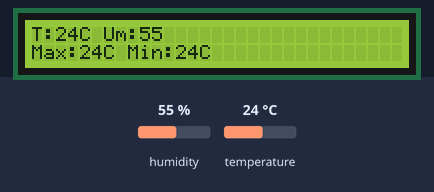
This sketch was run on a simulated Arduino Uno, built with avr-gcc and run on an emulated ATmega328P. Shown: 31×2 character LCD. The test bench sets the inputs (shaded band); at power-on: temperature 24 °C, humidity 55 %. What the sketch prints to the serial monitor is not drawn.

Above: at 1.3 s.
1.4 s: temperature set to 12 °C
At 11.3 s:
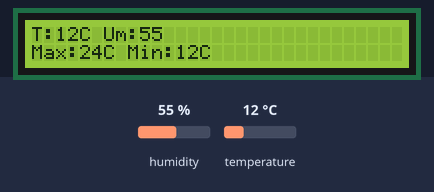
11.7 s: humidity set to 22 %
At 20.9 s:
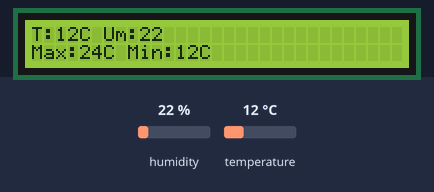
21.7 s: temperature set to 19 °C
31.8 s: humidity set to 40 %
At 41.2 s:
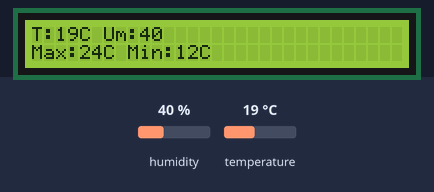
Timing chart, 0 to 42.7 s (numbered marks = the images above; inputs shaded):
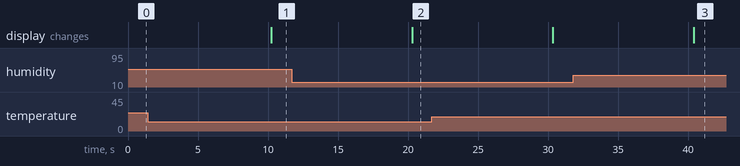

The sketch:

SensorTemperatura.ino
```cpp
#include <Wire.h>
#include <LiquidCrystal_I2C.h>
#include "DHT.h"

//----------------------------------------------------------------------
//  Display LCD
//----------------------------------------------------------------------
//Inicializa o display no endereco 0x27
// 1. GND
// 2. 5V
// 3. SDA: A4
// 4. SCL: A5
LiquidCrystal_I2C lcd(0x27,16,2);

//----------------------------------------------------------------------
//  Sensor de temperatura
//----------------------------------------------------------------------
#define DHTPIN A1 // pino que estamos conectado
#define DHTTYPE DHT11 // DHT 11

// Conecte pino 1 do sensor (esquerda) ao +5V
// Conecte pino 2 do sensor ao pino de dados definido em seu Arduino
// Conecte pino 4 do sensor ao GND
// Conecte o resistor de 10K entre pin 2 (dados)
// e ao pino 1 (VCC) do sensor
DHT dht(DHTPIN, DHTTYPE);

int temperatura_padrao_maxima = 0;
int temperatura_padrao_minima = 0;
int temperatura_medida = 0;
int umidade_medida = 0;

//----------------------------------------------------------------------

void setup()
{
    Serial.begin(9600);

    lcd.init();
    lcd.begin(31, 2);

    dht.begin();

}

void loop()
{

  LerTemperatura();

  delay(10000);

}

void LerTemperatura(){

  // A leitura da temperatura e umidade pode levar 250ms!
  // O atraso do sensor pode chegar a 2 segundos.
  temperatura_medida = dht.readTemperature();
  umidade_medida = dht.readHumidity();

  // testa se retorno é valido, caso contrário algo está errado.
  if (isnan(temperatura_medida))
  {
    Serial.println("Falha ao ler temperatura!");
  }
  else
  {
    Serial.print("Temperatura: ");
    Serial.print(temperatura_medida);
    Serial.println(" *C");

    if (temperatura_padrao_minima == 0 && temperatura_padrao_maxima == 0){
      temperatura_padrao_maxima = temperatura_medida;
      temperatura_padrao_minima = temperatura_medida;
    }

    if (temperatura_medida > temperatura_padrao_maxima){
      temperatura_padrao_maxima = temperatura_medida;
    }

    if (temperatura_medida < temperatura_padrao_minima){
      if (temperatura_medida > 0){
        temperatura_padrao_minima = temperatura_medida;
      }
    }

    MostraDadosTemperaturaLCD();
  }
}

void MostraDadosTemperaturaLCD(){

  String texto;

  lcd.setBacklight(HIGH);
  lcd.clear();
  //Posiciona o cursor na coluna 0, linha 0;
  lcd.setCursor(0, 0);
  texto = "T:" + String(temperatura_medida) + "C Um:" + String(umidade_medida);
  lcd.print(texto);
  texto = "Max:" + String(temperatura_padrao_maxima) + "C Min:" + String(temperatura_padrao_minima) + "C";
  lcd.setCursor(0, 1);
  lcd.print(texto);

}
```

Measured:
- after the input at 1.4 s, the display: changes after 8.8 s (image 1)
- after the input at 11.7 s, the display: changes after 8.6 s (image 2)
- after the input at 31.8 s, the display: changes after 8.6 s (image 3)
